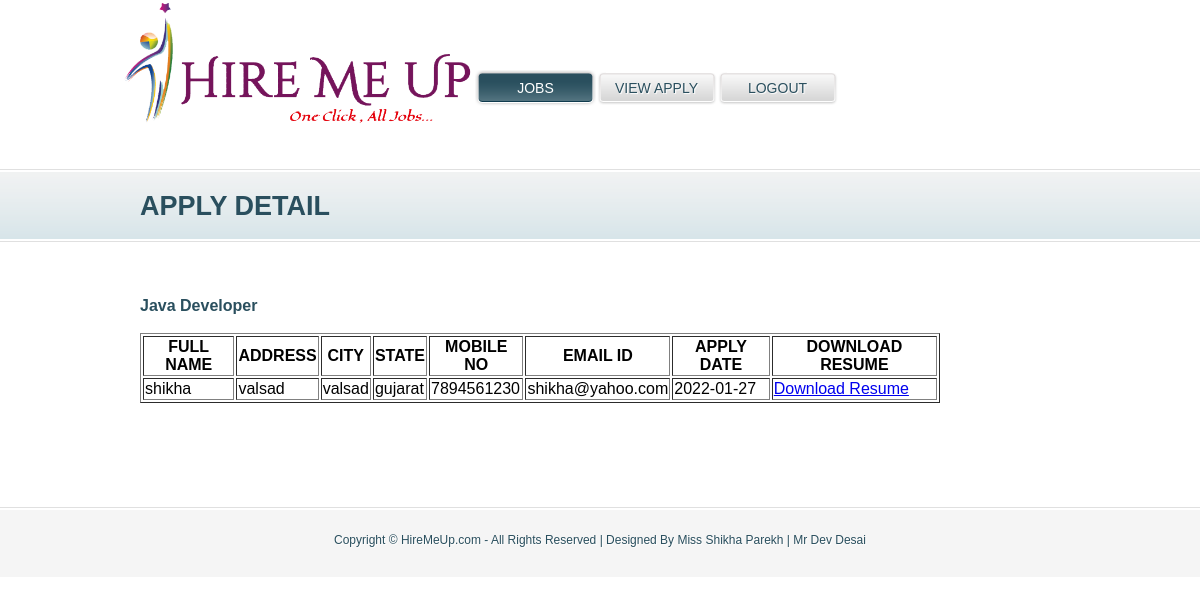
/company_view_applied.php?jid=1, run on the app's committed database.
### tables this page shows
CREATE TABLE IF NOT EXISTS `job_detail` (
  `job_id` int(11) NOT NULL,
  `job_name` varchar(50) NOT NULL,
  `sub_cat_id` int(11) NOT NULL,
  `city` varchar(50) NOT NULL,
  `company_id` int(11) NOT NULL,
  `job_description` varchar(300) NOT NULL,
  `salary` int(10) NOT NULL,
  PRIMARY KEY (`job_id`)
);

CREATE TABLE IF NOT EXISTS `apply` (
  `apply_id` int(11) NOT NULL,
  `email_id` varchar(50) NOT NULL,
  `job_id` int(11) NOT NULL,
  `apply_date` date NOT NULL,
  PRIMARY KEY (`apply_id`)
);

CREATE TABLE IF NOT EXISTS `user_regis` (
  `full_name` varchar(50) NOT NULL,
  `address` varchar(250) NOT NULL,
  `city` varchar(50) NOT NULL,
  `state` varchar(50) NOT NULL,
  `mob_no` varchar(10) NOT NULL,
  `email_id` varchar(50) NOT NULL,
  `pwd` varchar(10) NOT NULL,
  `regis_date` date NOT NULL,
  PRIMARY KEY (`email_id`)
);

### company_view_applied.php (the view, shortened to what this page needs)
<?php
include("emp_header.php");
?>
<div id="body">
  <div class="blog">
    <h1>Apply Detail</h1>
    <div>
      <br/><br/><br/>
      <?php
	  $jid=$_GET['jid'];
	  $res1=mysql_query("select * from job_detail where job_id='$jid'");
	  $r1=mysql_fetch_row($res1);
	  echo "<h2>$r1[1]</h2><br/>";
	  $res=mysql_query("select j.job_name,a.apply_date,u.full_name,u.address,u.city,u.state,u.mob_no,u.email_id,r.resume_path from apply a,job_detail j,user_regis u,resume_master r where a.job_id='$jid' and a.job_id=j.job_id and a.email_id=u.email_id and u.email_id=r.email_id");
	if(mysql_num_rows($res)>0)
	{
		echo "<table border='1' width='800px' >
		<thead>
			<tr>
				<th>FULL NAME</th>
				<th>ADDRESS</th>
				<th>CITY</th>
				<th>STATE</th>
				<th>MOBILE NO</th>
				<th>EMAIL ID</th>
				<th>APPLY DATE</th>
				<th>DOWNLOAD RESUME</th>
			</tr>
		</thead>";
		while($r=mysql_fetch_row($res))
		{
			echo "<tr>";
			echo "<td>$r[2]</td>";
			echo "<td>$r[3]</td>";
			echo "<td>$r[4]</td>";
			echo "<td>$r[5]</td>";
			echo "<td>$r[6]</td>";
			echo "<td>$r[7]</td>";
			echo "<td>$r[1]</td>";
			echo "<td><a href='$r[8]'>Download Resume</a></td>";
			echo "</tr>";
		}
		echo "</table>";
	}
	  ?>
        <br/><br/><br/>
    </div>
  </div>
</div>
<?php
include("footer.php");
?>

### style.css (style rules this page uses)
body { font-family:Arial, Helvetica, sans-serif; margin:0; padding:0; }
#body { background:url(images/bg-content.gif) repeat-x top left; margin:0; padding:0; min-width:960px; }
#body .contact, #body .about, #body .services, #body .blog, #body .blog1 { margin:0 auto; padding:25px 10px 50px 10px; width:940px; }
#body h1 { color:#2a4f5e; font-size:27px; font-weight:bold; height:74px; line-height:74px; margin:0; padding:0; text-indent:10px; text-transform:uppercase; }
#body .blog { overflow:hidden; }
#body .blog div { float:left; margin:0; padding:0 10px; width:630px; }
#body .blog h2 { color:#2a4f5e; font-size:16px; margin:0; padding:0; text-transform:capitalize; }

### data on the page
job_detail: job_name "Java Developer"
apply: email.full_name "shikha", email.address "valsad", email.city "valsad", email.state "gujarat", email.mob_no "7894561230", email.email_id "shikha@yahoo.com", apply_date "2022-01-27"
